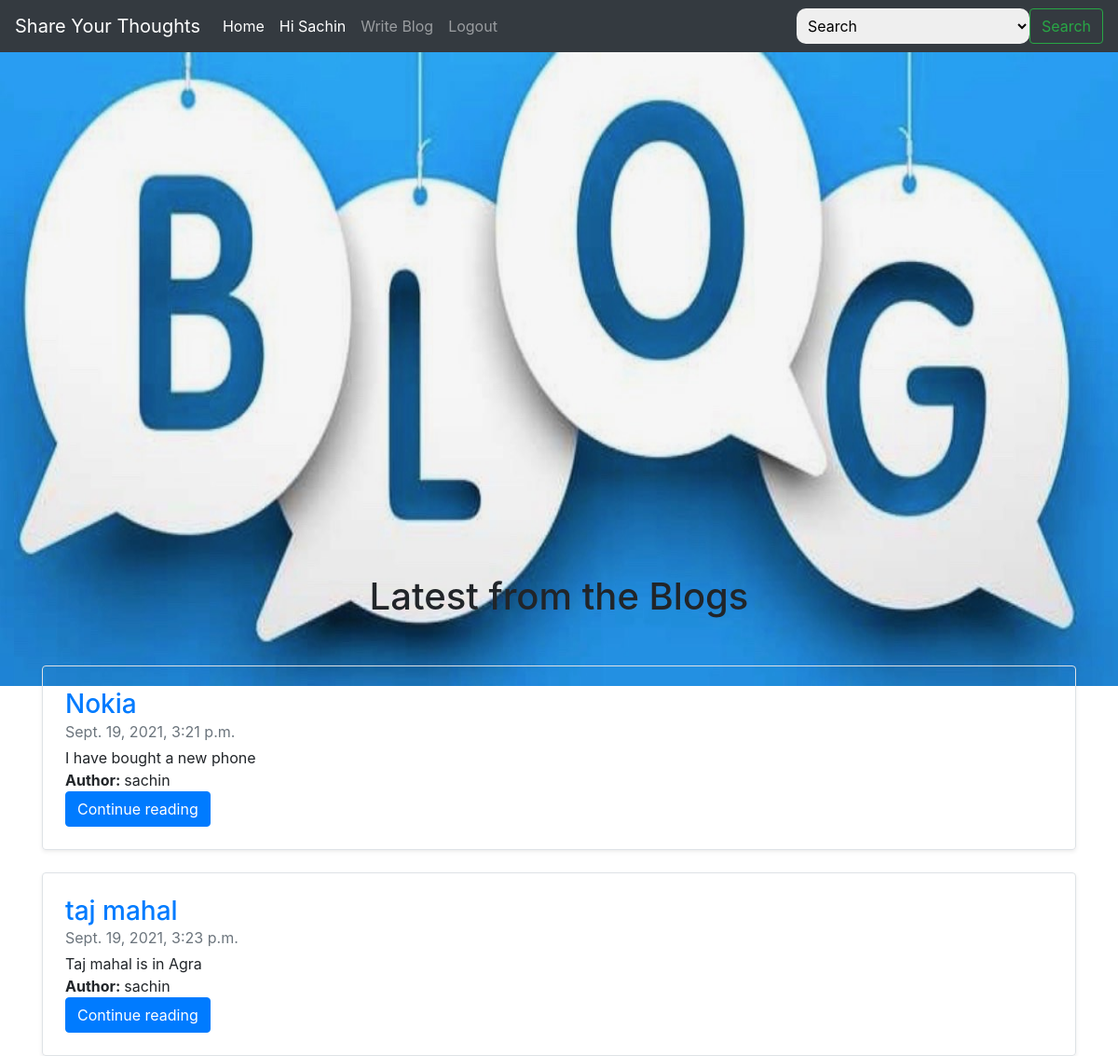
Screenshot of /view_blog (signed in) with the database file from the repository.
### myapp/models.py (models this page shows, shortened)
class Blog(models.Model):
    user_id = models.ForeignKey(User,on_delete=models.CASCADE)
    category = models.CharField(max_length=100)
    title = models.CharField(max_length=100)
    blog = models.TextField()
    views=models.IntegerField(default=0)
    status=models.BooleanField(default=False)
    date_time = models.DateTimeField(auto_now_add=True,null=True)

### myapp/views.py (the view)
# urls.py: path('view_blog',views.view_blog,name="view_blog"),
def view_blog(request):
    if request.method == "GET":
        b=Blog.objects.filter(user_id=request.user)
        return render(request,'myapp/view_blog.html',{'b':b})

### templates/myapp/view_blog.html (shortened to what this page needs)
{% load static %}
<html lang="en">
<head>
    <link rel="stylesheet" href="https://stackpath.bootstrapcdn.com/bootstrap/4.4.1/css/bootstrap.min.css">
</head>
<body>
<nav class="navbar navbar-expand-lg navbar-dark bg-dark">
  <a class="navbar-brand" href="#">Share Your Thoughts</a>
  <div class="collapse navbar-collapse" id="navbarSupportedContent">
    <ul class="navbar-nav mr-auto">
      <li class="nav-item active">
        <a class="nav-link" href="/">Home <span class="sr-only">(current)</span></a>
      </li>
        <li class="nav-item active">
        <a class="nav-link" href="dashboard" target="_self">Hi {{user.first_name}}</a>
      </li>
        <li class="nav-item">
        <a class="nav-link" href="blog">Write Blog</a>
      </li>
      <li class="nav-item">
        <a class="nav-link" href="logout">Logout</a>
      </li>
    </ul>
    <form class="form-inline my-2 my-lg-0" action="search_blogs" method="post">
      <select name="search" style="padding:8px;width:250px; border:none;border-radius:10px;">
  <option selected>Search</option>
</select>
      <button class="btn btn-outline-success my-2 my-sm-0" type="submit">Search</button>
    </form>
  </div>
</nav>
    <img src="{% static 'blog-call.jpeg' %}" style="width:100%;height:60%;position:absolute;
    ">
            <div style="position:relative;top:70%;">
                <center><h1 style="margin-bottom:50px;">Latest from the Blogs</h1></center>
                <div class="container">
                {% for data in b %}
                    <div class="row no-gutters border rounded overflow-hidden flex-md-row mb-4 shadow-sm h-md-250 position-relative">
        <div class="col p-4 d-flex flex-column position-static">
            <h3 class="mb-0"><a href="blogpost/{{data.id}}">{{data.title}}</a></h3>
          <div class="mb-1 text-muted">{{data.date_time}}</div>
          <p class="card-text mb-auto">{{data.blog| truncatechars:300}}</p>
            <div><strong>Author:      </strong>{{data.user_id.username}}</div>
          <div><a href="blogpost/{{data.id}}" class="btn btn-primary" role="button">Continue reading</a>
        </div></div></div>{% endfor %}</div>
       </div>
</body>
</html>

### rows the page displays
Blog: title "Nokia", date_time "Sept. 19, 2021, 3:21 p.m.", blog "I have bought a new phone", user_id.username "sachin"
Blog: title "taj mahal", date_time "Sept. 19, 2021, 3:23 p.m.", blog "Taj mahal is in Agra", user_id.username "sachin"

### other values shown
{{ user.first_name }} "Sachin"
